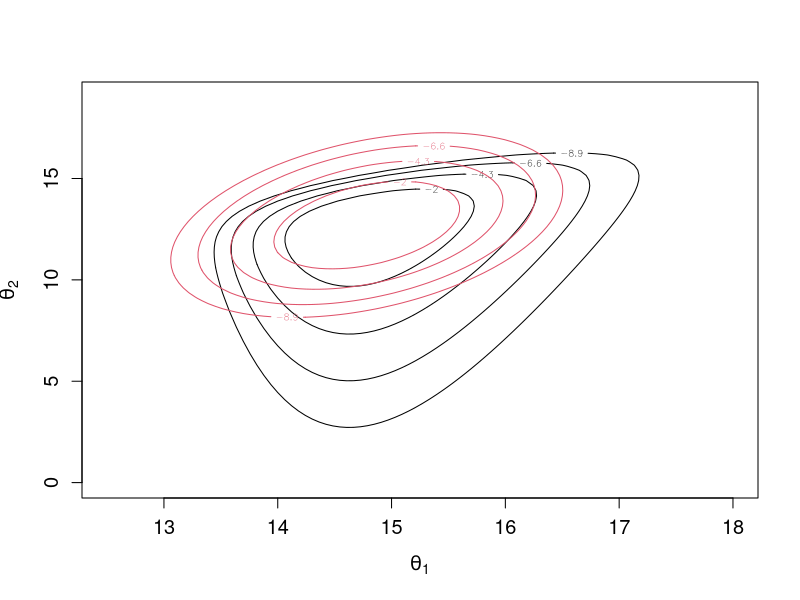
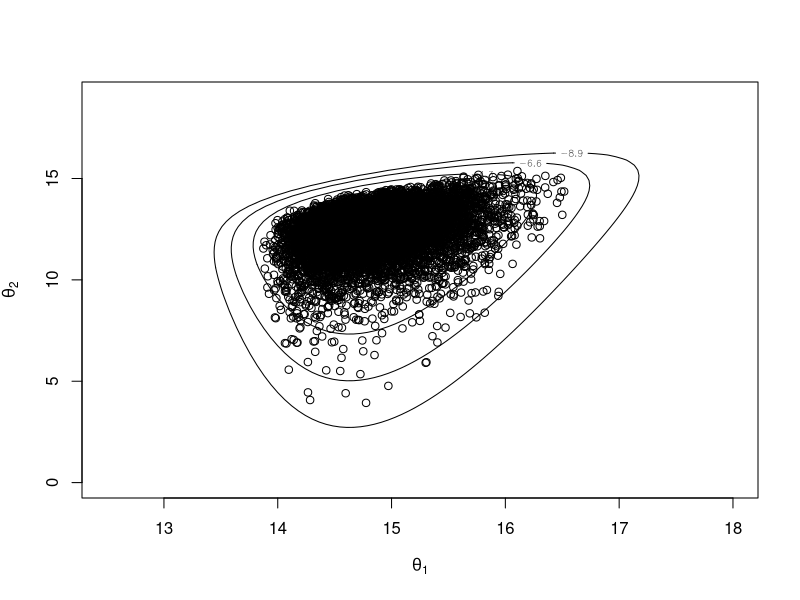
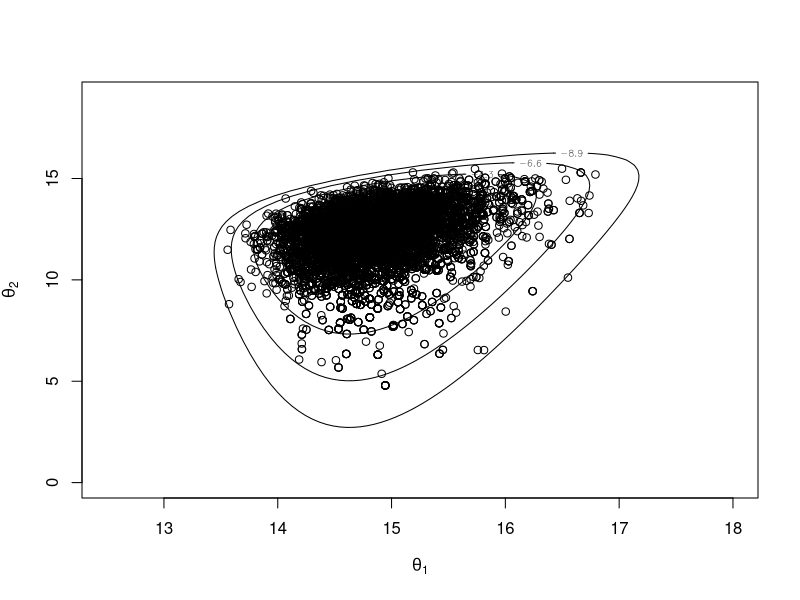

Generate these figures, in order, with R: (Note: this script raises an error after producing the figures.)

rm(list=ls(all=TRUE))
library(LearnBayes)
library(mvtnorm)

# pump failured
n=8

# sufficient statistic
y1=23721
sumy=15962989

# transformed parameters ~ 
log(sumy)
log(y1)

logpost = function(theta,postpar) {
  theta1 = theta[1]
  theta2 = theta[2]
  sumy = postpar$sumy
  y1 = postpar$y1
  n = postpar$n
  logpostr = -n*theta1 - ((1/exp(theta1)*(sumy - n*(y1 - exp(theta2))))) + theta1 + theta2
  return(logpostr)}

postpar=list(sumy=sumy,y1=y1,n=n)

logf = function(theta, postpar) {
  if (is.matrix(theta) == TRUE) {
    val = matrix(0, c(dim(theta)[1], 1))
    for (j in 1:dim(theta)[1]) val[j] = logpost(theta[j,], postpar)
  }
  else val = logpost(theta, postpar)
  return(val)
}

limits=c(12,18,0,25)
ng=100
x0 = seq(limits[1], limits[2], len = ng)
y0 = seq(limits[3], limits[4], len = ng)
X = outer(x0, rep(1, ng))
Y = outer(rep(1, ng), y0)
n2 = ng^2
den = logf(cbind(X[1:n2], Y[1:n2]), postpar)
den = den - max(den)
den = matrix(den, c(ng, ng))
contour(x0, y0, den,levels = seq(-8.9, 0, by = 2.3), xlim=c(12.5,18),ylim=c(0,19),lwd = 1,
        xlab=expression(theta[1]),ylab=expression(theta[2]),cex.axis=1.2, cex.lab=1.2)

# estimating the mode of the posterior
logpost = function(theta,postpar) {
  theta1 = theta[1]
  theta2 = theta[2]
  sumy = postpar$sumy
  y1 = postpar$y1
  n = postpar$n
  logpostr = -n*theta1 - ((1/exp(theta1)*(sumy - n*(y1 - exp(theta2))))) + theta1 + theta2
  return(logpostr)}

postpar=list(sumy=sumy,y1=y1,n=n)

start=c(25,25)
theta_mle = optim(par=start, logpost, postpar=postpar, method="BFGS",hessian = TRUE, control = list(fnscale = -1))
theta_mle$par
theta_mle$hessian

fisher = solve(-theta_mle$hessian)
fisher

mean1 = c(theta_mle$par[1],theta_mle$par[2])
Var1  = fisher
tpar=list(m=mean1,var=Var1,df=1)

logf_n = function(theta, tpar) {
  if (is.matrix(theta) == TRUE) {
    val = matrix(0, c(dim(theta)[1], 1))
    for (j in 1:dim(theta)[1]) val[j] = dmvnorm(theta[j,], mean = tpar$m, sigma = tpar$var,log=TRUE)
  } else val = dmvnorm(theta, mean = tpar$m, sigma = tpar$var,log=TRUE)
  return(val)
}

limits=c(12,18,0,25)
ng=100
x0 = seq(limits[1], limits[2], len = ng)
y0 = seq(limits[3], limits[4], len = ng)
X = outer(x0, rep(1, ng))
Y = outer(rep(1, ng), y0)
n2 = ng^2
den1 = logf_n(cbind(X[1:n2], Y[1:n2]), tpar)
den1 = den1 - max(den1)
den1 = matrix(den1, c(ng, ng))
contour(x0, y0, den1, levels = seq(-8.9, 0, by = 2.3), xlim=c(12.5,18),ylim=c(0,19),lwd = 1,
        xlab=expression(theta[1]),ylab=expression(theta[2]),cex.axis=1.2, cex.lab=1.2, add=TRUE, col=2)

# reject sampling
log_rej = function(theta,postpar,tpar){
  l_rej = logpost(theta,postpar) - dmt(theta, mean = c(tpar$m), S = tpar$var, df = tpar$df,log=TRUE) 
  return(l_rej)
}

tpar=list(m=mean1,var=Var1,df=3)

start=c(15,15)
theta_rej=optim(par=start,log_rej,postpar=postpar,tpar=tpar,method="BFGS",hessian = TRUE, control = list(fnscale = -1))
theta_rej$par

dmax=log_rej(theta_rej$par,postpar=postpar,tpar=tpar)
dmax

# Accept/reject method
set.seed(7)
M = 15000
d = length(tpar$m)
theta = rmt(M,mean = c(tpar$m), S = tpar$var, df = tpar$df)
lf = matrix(0, c(dim(theta)[1], 1))

for (j in 1:dim(theta)[1]) lf[j] = logpost(theta[j,],postpar=postpar)

lg = dmt(theta,  mean = c(tpar$m), S = tpar$var, df = tpar$df, log = TRUE)
if (d == 1) {
  prob = exp(c(lf) - lg - dmax)
  draws1=(theta[runif(n) < prob])
} else {
  prob = exp(lf - lg - dmax)
  draws1=(theta[runif(n) < prob, ])
}

nd = nrow(draws1)
accept_rate = nd/M
accept_rate  

plot(draws1[,1],draws1[,2],
     xlab=expression(theta[1]),xlim=c(12.5,18),ylim=c(0,19),ylab=expression(theta[2]),pch=1)
contour(x0, y0, den, levels = seq(-8.9, 0, by = 2.3), xlim=c(12.5,18),ylim=c(0,19),lwd = 1,
        xlab=expression(theta[1]),ylab=expression(theta[2]),cex.axis=1.2, cex.lab=1.2, add=TRUE)

# SIR method
set.seed(7)
sir_sexp = function (logf, tpar, n, infor) 
{
  k = length(tpar$m)
  theta = rmt(n, mean = c(tpar$m), S = tpar$var, df = tpar$df)
  lf = matrix(0, c(dim(theta)[1], 1))
  for (j in 1:dim(theta)[1]) lf[j] = logf(theta[j, ], infor)
  lp = dmt(theta, mean = c(tpar$m), S = tpar$var, df = tpar$df, 
           log = TRUE)
  md = max(lf - lp)
  wt = exp(lf - lp - md)
  probs = wt/sum(wt)
  indices = sample(1:n, size = n, prob = probs, replace = TRUE)
  if (k > 1) 
    theta = theta[indices, ]
  else theta = theta[indices]
  return(theta)
}

theta=sir_sexp(logpost,tpar,nd,postpar)

plot(theta[,1],theta[,2],xlim=c(12.5,18),ylim=c(0,19),
     xlab=expression(theta[1]),ylab=expression(theta[2]),pch=1)
contour(x0, y0, den, levels = seq(-8.9, 0, by = 2.3), xlim=c(13,17),ylim=c(0,19),lwd = 1,
        xlab=expression(theta[1]),ylab=expression(theta[2]),cex.axis=1.2, cex.lab=1.2, add=TRUE)

plot(c(0,0,0),S$summary,type="b",lwd=3,xlim=c(-1,21),
        ylim=c(5,11), xlab="Observation removed",ylab="log K")
for (i in 1:20)
 lines(c(i,i,i),S$summary.obs[i,],type="b")

# density function
post = function(theta1,theta2,sumy,y1,n) {
  logpostr = -n*theta1 - ((1/exp(theta1)*(sumy - n*(y1 - exp(theta2))))) + theta1 + theta2
  return(exp(logpostr- max(logpostr)))} 


I=integrate(post,10,18,theta2=12,sumy=sumy,y1=y1,n=n)
par(mfrow=c(1,1))

#using normal distribution as proposal distribution
curve(post(x,theta2=12,sumy=sumy,y1=y1,n=n)/I$value,from=10,to=18,
      ylab="Density", xlab=expression(theta[1]),lwd=3, main="Densities",ylim=c(0,1))
curve(dnorm(x,mean1[1],sqrt(0.1666)),add=TRUE)

curve(dnorm(x,15,0.5),add=TRUE)
legend("topright",legend=c("Exact","Normal"),lwd=c(3,1))
curve(post(x,theta2=12,sumy=sumy,y1=y1,n=n)/I$value/dnorm(x,15,0.5),from=10,to=18, ylab="Weight",xlab="log trans",main="Weight = g/p")

# using t distribution as proposal
curve(post(x,theta2=12,sumy=sumy,y1=y1,n=n)/I$value,from=13,to=18,
      ylab="Density", xlab=expression(theta[1]),lwd=3, main="Densities",ylim=c(0,1))

curve(dmt(x,15,0.3,3),add=TRUE)
legend("topright",legend=c("Exact","Normal"),lwd=c(3,1))

curve(post(x,theta2=12,sumy=sumy,y1=y1,n=n)/I$value/dmt(x,15,0.5,2),from=10,to=18, ylab="Weight",xlab="log trans",main="Weight = g/p")

# importance sampling
post = function(theta,postpar) {
  sumy = postpar$sumy
  y1 = postpar$y1
  n = postpar$n
  theta1 = theta[1]
  theta2 = theta[2]
  logpostr = -n*theta1 - ((1/exp(theta1)*(sumy - n*(y1 - exp(theta2))))) + theta1 + theta2
  return(logpostr)} 

tpar=list(m=mean1,var=2*Var1,df=2)
postpar=list(sumy=sumy,y1=y1,n=n)

imporsampl = function (logf, tpar, h, n, data) 
{
  theta = rmt(n, mean = c(tpar$m), S = tpar$var, df = tpar$df)
  lf = matrix(0, c(dim(theta)[1], 1))
  for (j in 1:dim(theta)[1]) lf[j] = logf(theta[j, ], data)
  H = lf
  for (j in 1:dim(theta)[1]) H[j] = h(theta[j, ])
  lp = dmt(theta, mean = c(tpar$m), S = tpar$var, df = tpar$df, 
           log = TRUE)
  md = max(lf - lp)
  wt = exp(lf - lp - md)
  est = sum(wt * H)/sum(wt)
  SEest = sqrt(sum((H - est)^2 * wt^2))/sum(wt)
  return(list(est = est, se = SEest, theta = theta, wt = wt))
}

# mean
myfunc=function(theta) return(theta[2])

s=imporsampl(post,tpar,myfunc,10000,postpar)
cbind(s$est,s$se)
mu = s$est
mu

hist(s$wt,freq=FALSE)

# second moment
myfunc=function(theta) return(theta[1]^2)

s=imporsampl(post,tpar,myfunc,10000,postpar)
cbind(s$est,s$se)
mu2 = s$est
mu2

var_theta = mu2 - mu^2
var_theta

# variance
myfunc=function(theta) return((theta[2]-mu)^2)

s=imporsampl(post,tpar,myfunc,10000,postpar)
cbind(s$est,s$se)
var2 = s$est
var2

mycontour(post,c(10,20,0,25),postpar,tpar)
points(s$theta[,1],s$theta[,2])

# laplace approximation

myfunc=function(theta) return(log(theta))

post_laplace = function(theta,postpar,myfunc) {
  sumy = postpar$sumy
  y1 = postpar$y1
  n = postpar$n
  theta1 = theta[1]
  theta2 = theta[2]
  logpostr = -n*theta1 - ((1/exp(theta1)*(sumy - n*(y1 - exp(theta2))))) + theta1 + theta2 - log(myfunc(theta1)) - log(myfunc(theta2))
  return(logpostr)} 


start=c(15,13)
theta_lap=optim(par=start,post_laplace,postpar=postpar, myfunc=myfunc,method="BFGS",hessian = TRUE, control = list(fnscale = -1))
theta_lap$par
theta_lap$hessian

mean1_lap = c(theta_lap$par[1],theta_lap$par[2])
mean1_lap

fisher_lap = solve(-theta_lap$hessian)
fisher_lap

mean1 = c(theta_mle$par[1],theta_mle$par[2])
Var1  = fisher

numer = (mean1_lap * sqrt(det(fisher_lap))*exp(-logpost(mean1_lap,postpar)))
denom = (sqrt(det(fisher))*exp(-logpost(mean1,postpar)))

expec_lap = numer/denom
expec_lap

library(psych)

m=outer(solve(fisher),1/mean1,FUN="+") 
A=solve(m[1,,])
A=sqrt(det(A))
B=sqrt(det(fisher))

# part 7
b = function(theta) return(exp(theta[,1]))
m = function(theta, smin) return(smin - exp(theta[,2]))

t0 = 10^6
R = function(t0,theta,smin) return(exp(-(t0 - m(theta,smin))/b(theta)))
hist(R(t0,theta,postpar$y1))
plot(density(R(t0,theta,postpar$y1)), main="")
abline(v=mean(R(t0,theta,postpar$y1)), col=2, lty=2)
abline(v=quantile(R(t0,theta,postpar$y1), probs = c(0.025, 0.975)), col=2, lty=2)

mean(R(t0,theta,postpar$y1))
var(R(t0,theta,postpar$y1))
sd(R(t0,theta,postpar$y1))
quantile(R(t0,theta,postpar$y1), probs = c(0.025, 0.975))
